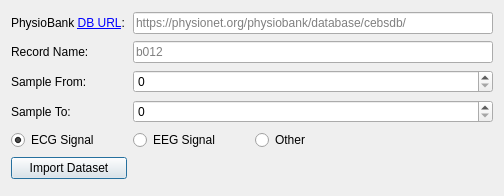
<?xml version="1.0" encoding="UTF-8"?>
<ui version="4.0">
 <class>Dialog</class>
 <widget class="QDialog" name="Dialog">
  <property name="geometry">
   <rect>
    <x>0</x>
    <y>0</y>
    <width>504</width>
    <height>196</height>
   </rect>
  </property>
  <property name="windowTitle">
   <string>Import PhysioNet Dataset</string>
  </property>
  <layout class="QGridLayout" name="gridLayout">
   <item row="7" column="0">
    <widget class="QPushButton" name="import_button">
     <property name="text">
      <string>Import Dataset</string>
     </property>
    </widget>
   </item>
   <item row="5" column="1">
    <widget class="QRadioButton" name="eeg">
     <property name="text">
      <string>EEG Signal</string>
     </property>
    </widget>
   </item>
   <item row="0" column="1" colspan="3">
    <widget class="QLineEdit" name="physionet_url_line_edit">
     <property name="placeholderText">
      <string>https://physionet.org/physiobank/database/cebsdb/</string>
     </property>
    </widget>
   </item>
   <item row="2" column="1" colspan="3">
    <widget class="QLineEdit" name="record_name_line_edit">
     <property name="placeholderText">
      <string>b012</string>
     </property>
    </widget>
   </item>
   <item row="2" column="0">
    <widget class="QLabel" name="record_name_label">
     <property name="text">
      <string>Record Name:</string>
     </property>
    </widget>
   </item>
   <item row="0" column="0">
    <widget class="QLabel" name="physiobank_label">
     <property name="text">
      <string>&lt;html&gt;&lt;head/&gt;&lt;body&gt;&lt;p&gt;PhysioBank &lt;a href=&quot;https://physionet.org/physiobank/database/&quot;&gt;&lt;span style=&quot; text-decoration: underline; color:#0000ff;&quot;&gt;DB URL&lt;/span&gt;&lt;/a&gt;:&lt;/p&gt;&lt;/body&gt;&lt;/html&gt;</string>
     </property>
    </widget>
   </item>
   <item row="5" column="0">
    <widget class="QRadioButton" name="ecg">
     <property name="text">
      <string>ECG Signal</string>
     </property>
     <property name="checked">
      <bool>true</bool>
     </property>
    </widget>
   </item>
   <item row="3" column="0">
    <widget class="QLabel" name="start_time_label">
     <property name="text">
      <string>Sample From:</string>
     </property>
    </widget>
   </item>
   <item row="4" column="0">
    <widget class="QLabel" name="end_time_label">
     <property name="text">
      <string>Sample To:</string>
     </property>
    </widget>
   </item>
   <item row="5" column="2">
    <widget class="QRadioButton" name="other">
     <property name="text">
      <string>Other</string>
     </property>
     <property name="checked">
      <bool>false</bool>
     </property>
    </widget>
   </item>
   <item row="3" column="1" colspan="3">
    <widget class="QSpinBox" name="sample_from">
     <property name="maximum">
      <number>10000000</number>
     </property>
    </widget>
   </item>
   <item row="4" column="1" colspan="3">
    <widget class="QSpinBox" name="sample_to">
     <property name="maximum">
      <number>10000000</number>
     </property>
    </widget>
   </item>
  </layout>
 </widget>
 <resources/>
 <connections/>
</ui>
